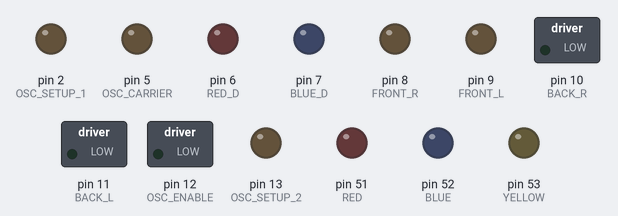
Bench run of a sketch on a simulated Arduino Mega 2560, built with avr-gcc and run on an emulated ATmega2560. On the bench: switched loads named in the sketch (green lamp = pin HIGH), output pins drawn as LEDs (lit = HIGH). What the sketch prints to the serial monitor is not drawn.

Above: at 0.05 s.
At 5.05 s:
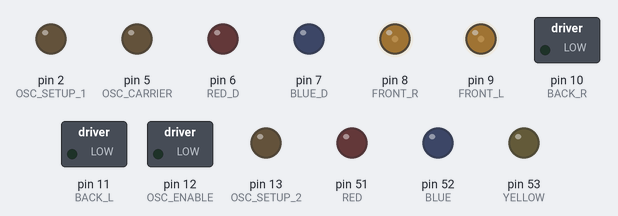
At 6.8 s:
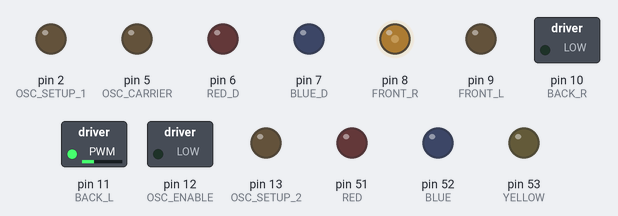
At 8.15 s:
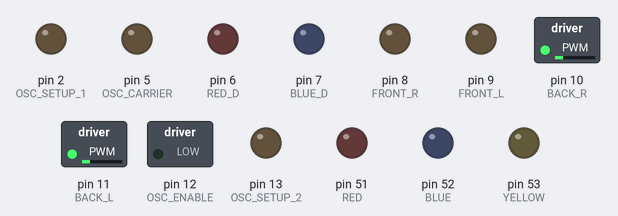
Timing chart, 0 to 10.6 s (numbered marks = the images above):
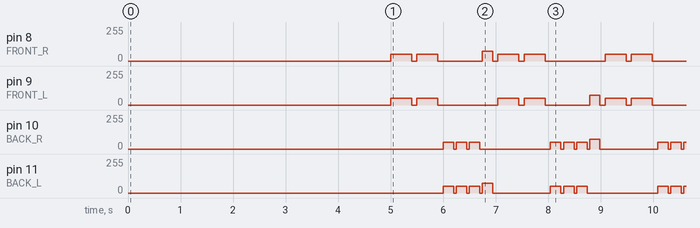

Measured:
- by itself, pin 10 (BACK_R), pin 11 (BACK_L): moves between 0/255 and 75/255, repeating every 8.2 s
- by itself, pin 9 (FRONT_L): repeats every 8.2 s: 0/255 0.10 s, 50/255 0.40 s, 0/255 1.1 s, 50/255 0.40 s, 0/255 0.10 s, 50/255 0.40 s, 0/255 0.85 s, 75/255 0.19 s, 2 × (0/255 0.10 s, 50/255 0.40 s), 0/255 0.85 s, 75/255 0.19 s, 2 × (0/255 0.10 s, 50/255 0.40 s), 0/255 1.1 s, 50/255 0.40 s
- by itself, pin 8 (FRONT_R): repeats every 8.2 s: 0/255 0.10 s, 50/255 0.40 s, 0/255 0.85 s, 75/255 0.19 s, 2 × (0/255 0.10 s, 50/255 0.40 s), 0/255 1.1 s, 50/255 0.40 s, 0/255 0.10 s, 50/255 0.40 s, 0/255 1.1 s, 50/255 0.40 s, 0/255 0.10 s, 50/255 0.40 s, 0/255 0.85 s, 75/255 0.19 s, 0/255 0.10 s, 50/255 0.40 s

The sketch:

pins.ino
```cpp
/* communication.ino
 * Implementation of pin setup.
 */

#include "pins.h"

/********* Exported function definition *********/
extern void setup_pins()
{
  /* 18 kHz signal pins */
  pinMode(OSC_SETUP_1, OUTPUT);
  pinMode(OSC_SETUP_2, OUTPUT);
  pinMode(OSC_CARRIER, OUTPUT);
  pinMode(OSC_ENABLE, OUTPUT);
  /* communications input pin */
  pinMode(REC_IN, INPUT);
  /* LED pins */
  pinMode(RED, OUTPUT);
  pinMode(BLUE, OUTPUT);
  pinMode(YELLOW, OUTPUT);
  /* motor control output pins */
  pinMode(FRONT_R, OUTPUT);
  pinMode(FRONT_L, OUTPUT);
  pinMode(BACK_R, OUTPUT);
  pinMode(BACK_L, OUTPUT);
  /* color detection pins */
  pinMode(PHOTO_D, INPUT);
  pinMode(BLUE_D, OUTPUT);
  pinMode(RED_D, OUTPUT);
  /* collision detection pins */
  pinMode(FR_BUMP, INPUT);
  pinMode(F_BUMP, INPUT);
  pinMode(FL_BUMP, INPUT);
  pinMode(R_BUMP, INPUT);
  /* magnet detection pin */
  pinMode(HALL, INPUT);
}
```

collision.h
```cpp
/* collision.h
 * Declaration of collision detection protocols.
 */

#ifndef collision_h
#define collision_h

/********* Typedef declarations *********/
typedef enum Bumper {
  fr_bump = 1, f_bump = 2, fl_bump = 4, r_bump = 8
} Bumper;

/********* Exported function declarations *********/
extern byte check_bumpers();

#endif
```

collision.ino
```cpp
/* collision.ino
 * Implementation of collision detection protocols.
 */

#include "collision.h"
#include "pins.h"

/********* Exported function definitions *********/
/* reads all the bumper pins and returns a byte denoting which bumpers
 * have collided with the wall
 */
extern byte check_bumpers()
{
  byte collision = 0;

  collision |= (digitalRead(FR_BUMP)) ? fr_bump : collision;
  collision |= (digitalRead(F_BUMP)) ? f_bump : collision;
  collision |= (digitalRead(FL_BUMP)) ? fl_bump : collision;
  collision |= (digitalRead(R_BUMP)) ? r_bump : collision;

  return collision;
}
```

color_sense.h
```cpp
/* color_sense.h
 * Declaration of color sensing protocols.
 */

#ifndef color_sense_h
#define color_sense_h

/********* Typedef declarations *********/
/* originally planned color differentiation for path detection */
typedef enum Color {
  yellow = 0, red, blue, black
} Color;

/* modified color differentiation (black vs non-black) */
typedef enum Color1 {
  _black = 0, non_black
} Color1;

/********* Exported function declarations *********/
/* returns color read by photosensor */
extern int read_color();
/* specific color reading calibrated to bots 1 and 2, respectively */
extern int read_color1();
extern int read_color2();

#endif
```

color_sense.ino
```cpp
/* color_sense.ino
 * Implementation of color sensing protocols.
 */

#include "color_sense.h"

/********* Constant declarations *********/
static const int MED = 150;
static const int HI = 255;
static const int MED_DELAY = 50;
static const int LONG_DELAY = 100;

/********* Helper function declaration *********/
static void set_color(int blue_lum, int red_lum, int delay_time);

/********* Exported function definitions *********/
/* returns color read by photosensor */
extern int read_color()
{
  int blue_val, red_val, yellow_val, black_val, color;

  set_color(MED, LOW, LONG_DELAY);
  blue_val = analogRead(PHOTO_D);

  set_color(LOW, HI, MED_DELAY);
  red_val = analogRead(PHOTO_D);

  set_color(MED, HI, MED_DELAY);
  yellow_val = analogRead(PHOTO_D);

  set_color(LOW, LOW, LONG_DELAY);
  black_val = analogRead(PHOTO_D);

  if (blue_val < 90) {
    color = black;
  } else if (black_val > 10) {
    color = yellow;
  } else if (blue_val < 300) {
    color = blue;
  } else {
    color = red;
  }

  return color;
}


/* specific color reading calibrated to bot 1 */
extern int read_color1()
{
  analogWrite(BLUE_D, LOW);
  analogWrite(RED_D, HI);
  int red_val = analogRead(PHOTO_D);
  int color = (red_val < 500) ? _black : non_black;
  return color;
}

/* specific color reading calibrated to bot 2 */
extern int read_color2()
{
  analogWrite(BLUE_D, LOW);
  analogWrite(RED_D, HI);
  int red_val = analogRead(PHOTO_D);
  int color = (red_val > 95) ? non_black : _black;
  return color;
}

/********* Helper function definition *********/
/* controls the colored LEDs near the photodetector */
static void set_color(int blue_lum, int red_lum, int delay_time)
{
  unsigned long start_delay = millis();
  analogWrite(BLUE_D, blue_lum);
  analogWrite(RED_D, red_lum);
  while (millis() - start_delay < delay_time) {}
}
```

communication.h
```cpp
/* communication.h
 * Declaration of communication protocols.
 */

#ifndef communication_h
#define communication_h

/********* Exported function declarations *********/
/* Transmission functions */
extern void send_msg_1();
extern void send_msg_2();
extern void send_msg_3();
extern void send_msg_4();

/* Receiving functions */
extern void receive_msg_1();
extern void receive_msg_2();
extern void receive_msg_3();
extern void receive_msg_4();

#endif
```

communication.ino
```cpp
/* communication.ino
 * Implementation of communication protocols.
*/

#include "pins.h"
#include "communication.h"

/********* Constant declarations *********/
static const int MSG_LEN_1 = 200;
static const int MSG_LEN_2 = 300;
static const int MSG_LEN_3 = 400;
static const int MSG_LEN_4 = 600;
static const int ERROR_3 = 25;

/********* Helper function declarations *********/
static void get_message(int exp_time);
static void get_message_err(int exp_time);
/* control over 18kHz generation */
static void enable_18k();
static void disable_18k();

/********* Exported function definitions *********/
/* sends 18kHz signal with length of message 1 */
extern void send_msg_1()
{
  enable_18k();
  digitalWrite(OSC_ENABLE, HIGH);
  delay(MSG_LEN_1);
  digitalWrite(OSC_ENABLE, LOW);
}

/* sends 18kHz signal with length of message 2 */
extern void send_msg_2()
{
  enable_18k();
  digitalWrite(OSC_ENABLE, HIGH);
  delay(MSG_LEN_2);
  digitalWrite(OSC_ENABLE, LOW);
}

/* sends message 3, calibrated to the error in the transmission circuit */
extern void send_msg_3()
{
  enable_18k();
  digitalWrite(OSC_ENABLE, HIGH);
  delay(MSG_LEN_3 + ERROR_3);
  digitalWrite(OSC_ENABLE, LOW);
}

/* sends 18kHz signal with length of message 4 */
extern void send_msg_4()
{
  enable_18k();
  digitalWrite(OSC_ENABLE, HIGH);
  delay(MSG_LEN_4);
  digitalWrite(OSC_ENABLE, LOW);
}

/* Returns only when message 1 is detected */
extern void receive_msg_1()
{
  disable_18k();
  get_message(MSG_LEN_1);
}

/* Returns only when message 2 is detected */
extern void receive_msg_2()
{
  disable_18k();
  get_message(MSG_LEN_2);
}

/* Returns only when message 3 is detected */
extern void receive_msg_3()
{
  disable_18k();
  get_message(MSG_LEN_3);
}

/* Returns only when message 4 is detected */
extern void receive_msg_4()
{
  disable_18k();
  get_message(MSG_LEN_4);
}

/********* Helper function definitions *********/
static void get_message(int exp_time)
{
  int pulse_count;
  int upper_bound = exp_time / 10 + 5;
  int lower_bound = exp_time / 10 - 5;
  unsigned long start_time, intermediary;
  bool received = false;

  while (!received) {
    pulse_count = 0;
    start_time = millis();
    intermediary = start_time;

    /* wait for detection */
    while (digitalRead(REC_IN) != HIGH) {}

    /* record pulse train w/ period 10 ms */
    while (millis() - start_time < exp_time * 3) {
      if (millis() - intermediary > 10) {
        pulse_count += (digitalRead(REC_IN) == HIGH) ? 1 : 0;
        intermediary = millis();
      }
    }
    /* check if the message has been received */
    received = (pulse_count >= lower_bound) && (pulse_count <= upper_bound);
  }
}

/* 18kHz signal enable */
static void enable_18k()
{
  /* 18.523 kHz signal setup, output on pin 5, pins 2, 13 used as intermediaries */
  TCCR3A = _BV(COM3A0) | _BV(COM3B0) | _BV(WGM30) | _BV(WGM31);
  TCCR3B = _BV(WGM32) | _BV(WGM33) |  _BV(CS31);
  OCR3A  = 53;
}

/* 18kHz signal disable */
static void disable_18k()
{
  TCCR3A = 1;
  TCCR3B = 3;
  OCR3A  = 0;
}
```

led.h
```cpp
/* led.h
 * Declaration of led control functions.
 */

#ifndef led_h
#define led_h

/********* Exported function declarations *********/
/* led control functions */
extern void led_on(int pin);
extern void led_off(int pin);
extern void led_blink(int blinks, int pin1, int pin2);

#endif
```

led.ino
```cpp
/* led.h
 * Implementation of led control functions.
 */

 #include "led.h"

/********* Constant declarations *********/
static const int DELAY = 500;

 /********* Exported function definitions *********/
extern void led_on(int pin)
{
  digitalWrite(pin, HIGH);
}

extern void led_off(int pin)
{
  digitalWrite(pin, LOW);
}

/* flashes [blinks] number of times. pin2 is an optional argument */
extern void led_blink(int blinks, int pin1, int pin2 = -1)
{
  int blink_count = 0;
  unsigned long start_time = millis();

  while (blink_count < blinks) {
    led_on(pin1);
    led_off(pin2);
    while (millis() - start_time < DELAY) {}
    led_off(pin1);
    led_on(pin2);
    while (millis() - start_time < DELAY * 2) {}
    blink_count++;
    start_time = millis();
  }
  led_off(pin2);
}
```

motor_control.h
```cpp
/* motor_control.h
 * Declaration of motor control functions.
 */

#ifndef motor_control_h
#define motor_control_h

/********* Exported function declarations *********/
/* motor control functions */
extern void halt();
extern void forward();
extern void backward();
extern void turn_left();
extern void turn_right();
extern void turn_180();

#endif
```

motor_control.ino
```cpp
/* motor_control.ino
 * Implementation of motor control functions.
 */

/********* Constant declarations *********/
static const int STRAIGHT = 50;
static const int TURN = 75;
static const int ROTATE = 75;
static const int ROTATE_DELAY = 775;

/********* Exported function definitions *********/
/* motion functions */
extern void halt()
{
  analogWrite(FRONT_R, LOW);
  analogWrite(FRONT_L, LOW);
  analogWrite(BACK_R, LOW);
  analogWrite(BACK_L, LOW);
}

extern void forward()
{
  analogWrite(BACK_R, LOW);
  analogWrite(BACK_L, LOW);
  analogWrite(FRONT_R, STRAIGHT);
  analogWrite(FRONT_L, STRAIGHT);
}

extern void backward()
{
  analogWrite(FRONT_R, LOW);
  analogWrite(FRONT_L, LOW);
  analogWrite(BACK_R, STRAIGHT);
  analogWrite(BACK_L, STRAIGHT);
}

extern void turn_left()
{
  analogWrite(FRONT_L, TURN);
  analogWrite(BACK_R, TURN);
  analogWrite(BACK_L, LOW);
  analogWrite(FRONT_R, LOW);
}

extern void turn_right()
{
  analogWrite(BACK_L, TURN);
  analogWrite(FRONT_R, TURN);
  analogWrite(FRONT_L, LOW);
  analogWrite(BACK_R, LOW);
}

extern void turn_180()
{
  analogWrite(BACK_L, ROTATE);
  analogWrite(FRONT_R, ROTATE);
  analogWrite(FRONT_L, LOW);
  analogWrite(BACK_R, LOW);
  unsigned long start_delay = millis();
  while(millis() - start_delay < ROTATE_DELAY) {}
  halt();
}
```

routines.h
```cpp
/* routines.h
 * Declaration of behavior protocols.
 */

#ifndef routines_h
#define routines_h

/********* Exported function declarations *********/
extern void challenge(int bot_num, int challenge_num);
extern void diagnostic();
extern void salsa(int bot_num);

#endif
```

swarmbot.ino
```cpp
/* swarmbot.ino
 * Contains the setup and main loop for the swarmbots.
 */

#include "pins.h"
#include "routines.h"

void setup()
{
  setup_pins();
  Serial.begin(9600);
  Serial.println("Ready to go...");
}

void loop()
{
  diagnostic();
}
```

pins.h
```cpp
/* pins.h
 * Definition of pin assignments
 *
 * A0 - color detection input
 * A1 - front left bumper input
 * A2 - front bumper input
 * A3 - front right bumper input
 * A4 - rear bumper input
 * 2  - setup for comms
 * 5  - comms carrier
 * 6  - blue color detection LED
 * 7  - red color detection LED
 * 8  - front right motor pin
 * 9  - front left motor pin
 * 10 - back right motor pin
 * 11 - back left motor pin
 * 12 - enable for comms
 * 13 - setup for comms
 * 50 - input for comms
 * 51 - red LED output
 * 52 - blue LED output
 * 53 = yellow LED output
 */

#ifndef pins_h
#define pins_h

/* TYPEDEF */
typedef int Pin;

/* 18 kHz signal pins */
const Pin OSC_SETUP_1 = 2;
const Pin OSC_SETUP_2 = 13;
const Pin OSC_CARRIER = 5;
const Pin OSC_ENABLE  = 12;
const Pin REC_IN      = 50;

/* LED output pins */
const Pin RED    = 51;
const Pin BLUE   = 52;
const Pin YELLOW = 53;

/* Motor control pins */
const Pin FRONT_R = 8;
const Pin FRONT_L = 9;
const Pin BACK_R  = 10;
const Pin BACK_L  = 11;

/* Color detection pins */
const Pin PHOTO_D = A0;
const Pin RED_D   = 6;
const Pin BLUE_D  = 7;

/* Collision detection pins */
const Pin FR_BUMP = A1;
const Pin F_BUMP  = A2;
const Pin FL_BUMP = A3;
const Pin R_BUMP  = A4;

/* Magnet detection pin */
const Pin HALL = A5;

/********* Exported function declarations *********/
extern void setup_pins();

#endif
```

Source omitted: routines.ino (11923 bytes)
